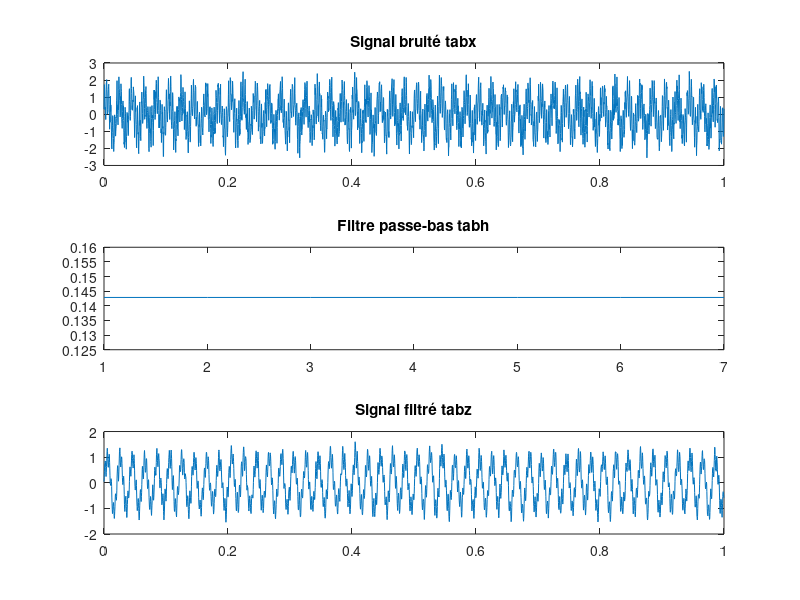

Here is the MATLAB script that generated this plot:
close all
clear all
f1 = 50;
f2 = 300;
te = 1/(10*f2); % Période d'échantillonnage
t = 0:te:1; % Intervalle de temps
% Génération du signal à deux fréquences sans bruit
tabxsansbruit = sin(2*pi*f1*t) + sin(2*pi*f2*t);
% Ajout de bruit blanc (à compléter)
tabx = tabxsansbruit + 0.3*randn(1,length(t))
% Filtre passe-bas (à compléter)
N = 7;
tabh = ones(1,N)*1/N;
% Convolution (à compléter)
tabz = conv(tabx,tabh);
% Affichage
figure;
subplot(3,1,1);
plot(t, tabx);
title('Signal bruité tabx');
subplot(3,1,2);
plot(tabh);
title('Filtre passe-bas tabh');
subplot(3,1,3);
plot(t, tabz(1:length(t)));
title('Signal filtré tabz');